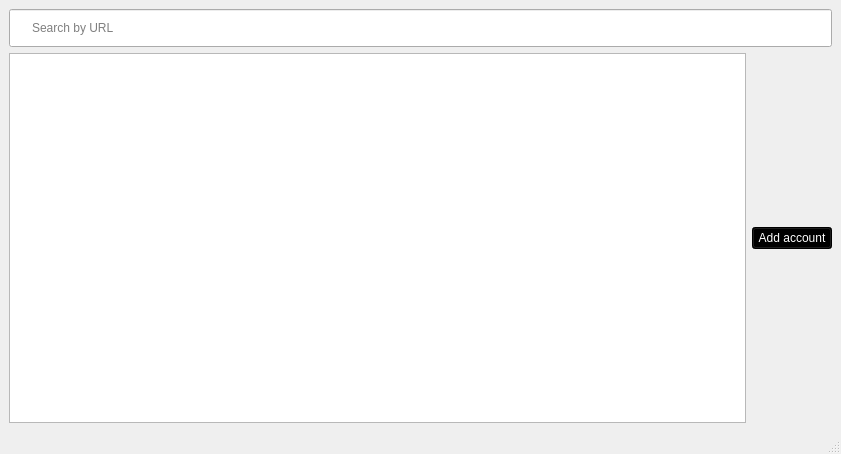
<?xml version="1.0" encoding="UTF-8"?>
<ui version="4.0">
 <class>PasswordsWindow</class>
 <widget class="QMainWindow" name="PasswordsWindow">
  <property name="geometry">
   <rect>
    <x>0</x>
    <y>0</y>
    <width>841</width>
    <height>454</height>
   </rect>
  </property>
  <property name="windowTitle">
   <string>Passwords List</string>
  </property>
  <widget class="QWidget" name="centralwidget">
   <layout class="QGridLayout" name="gridLayout">
    <item row="0" column="0">
     <layout class="QHBoxLayout" name="horizontalLayout">
      <item>
       <widget class="QLineEdit" name="searchEdit">
        <property name="enabled">
         <bool>true</bool>
        </property>
        <property name="styleSheet">
         <string notr="true">padding: 10px 20px;</string>
        </property>
        <property name="placeholderText">
         <string>Search by URL</string>
        </property>
       </widget>
      </item>
     </layout>
    </item>
    <item row="4" column="0">
     <layout class="QHBoxLayout" name="horizontalLayout_2">
      <item>
       <widget class="QListWidget" name="passwordsListWidget"/>
      </item>
      <item>
       <widget class="QPushButton" name="addButton">
        <property name="enabled">
         <bool>true</bool>
        </property>
        <property name="styleSheet">
         <string notr="true">background-color: black;
color: white;</string>
        </property>
        <property name="text">
         <string>Add account</string>
        </property>
       </widget>
      </item>
     </layout>
    </item>
   </layout>
  </widget>
  <widget class="QMenuBar" name="menubar">
   <property name="geometry">
    <rect>
     <x>0</x>
     <y>0</y>
     <width>841</width>
     <height>21</height>
    </rect>
   </property>
  </widget>
  <widget class="QStatusBar" name="statusbar"/>
 </widget>
 <resources/>
 <connections/>
</ui>
